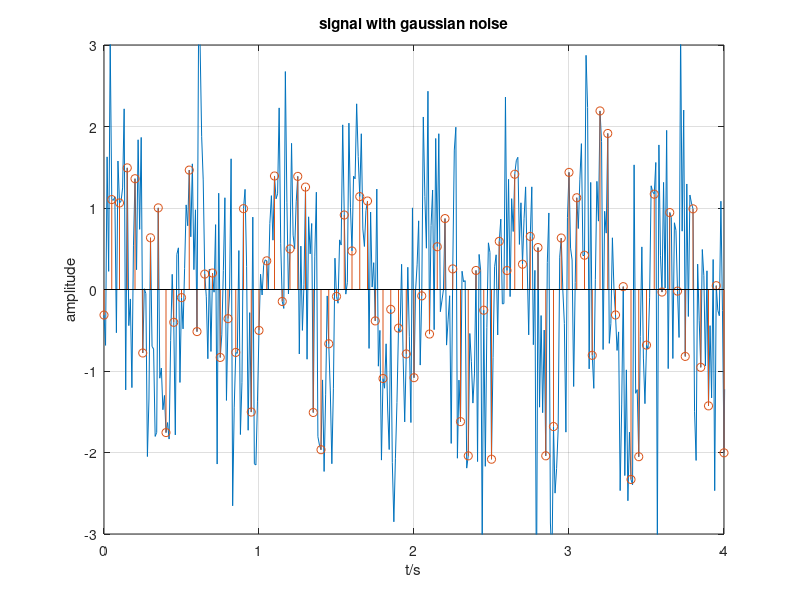
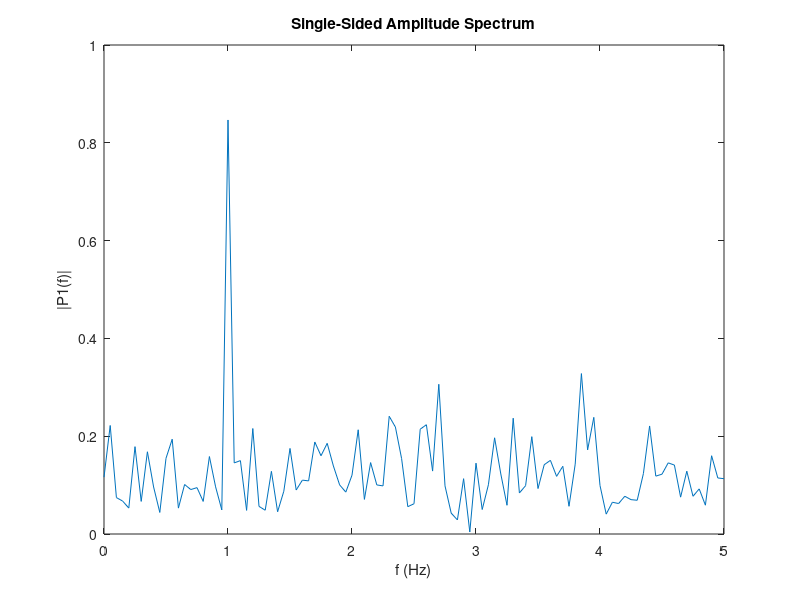

MATLAB code for these plots, in order:
clear, clc;
% create sin signal
f = 2;
Fs = 10;              % Sampling frequency                    
t = 0 : 0.01 : 9.99;
ts = 0 : 0.05 : 9.95;
ft = sin(2 * pi * f * t);

% add gussian noise
ft_noise = ft + randn(1, 1000);
figure(1);
plot(t, ft_noise), grid on, hold on;
xlabel('t/s'), ylabel('amplitude');
xlim([0 4]), ylim([-3 3]);
title('signal with gaussian noise');

% sample
ft_noise_sample = ft_noise(1:5:end);
stem(ts, ft_noise_sample);

% fft
figure(2);
fft_ft_noise_sample = fft(ft_noise_sample);
L_sample = 200;
P2 = abs(fft_ft_noise_sample / L_sample);
P1 = P2(1 : L_sample / 2 + 1);
P1(2:end-1) = 2*P1(2:end-1);
f_show = Fs * (0 : (L_sample / 2)) / L_sample;
plot(f_show,P1) 
title('Single-Sided Amplitude Spectrum')
xlabel('f (Hz)')
ylabel('|P1(f)|')
